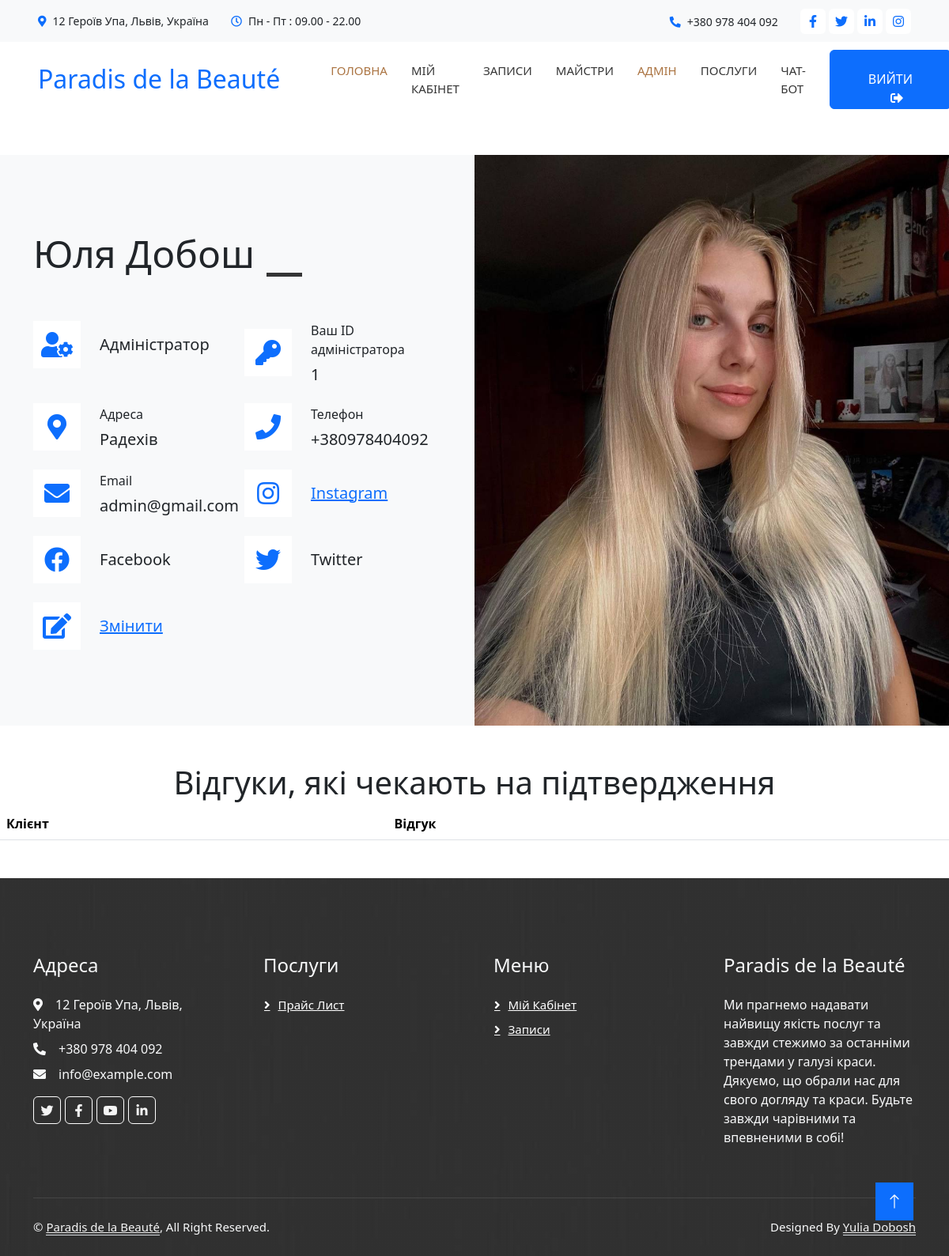
Screenshot of /profile (signed in) with the database file from the repository.
### paradis/models.py (models this page shows, shortened)
class Admin(models.Model):
    full_name = models.CharField(max_length=255)
    bio = models.TextField(blank=True, null=True)
    address = models.CharField(max_length=255)
    photo = models.FileField(upload_to="photos/", blank=True, null=True)
    phone_number = models.CharField(max_length=20)
    email = models.EmailField()
    instagram = models.CharField(max_length=255, blank=True, null=True)
    twitter = models.CharField(max_length=255, blank=True, null=True)
    facebook = models.CharField(max_length=255, blank=True, null=True)
    user = models.ForeignKey(User, on_delete=models.CASCADE)

### paradis/views.py (the view)
# urls.py: path("profile", views.profile, name="profile"),
@login_required
def profile(request):
    user = request.user
    is_client, is_master, is_admin = user_type(request)
    if is_client:
        _user = Client.objects.get(user=user)
        appointments = Appointment.objects.filter(client=_user)
    elif is_master:
        _user = Master.objects.get(user=user)
        appointments = Appointment.objects.filter(master=_user)
    elif is_admin:
        _user = Admin.objects.get(user=user)
        appointments = Appointment.objects.all()
    masters = Master.objects.all()
    reviews = Review.objects.all()
    context = {
        "s_user": _user,
        "is_client": is_client,
        "is_master": is_master,
        "is_admin": is_admin,
        "appointments": appointments,
        "masters": masters,
        "reviews": reviews
    }
    return render(request, "public/profile.html", context)

### paradis/views.py (called while the page is built)
def user_type(request):
    user = request.user
    is_client = False
    is_master = False
    is_admin = False
    if user.is_authenticated:
        try:
            _user = Client.objects.get(user=user)
            is_client = True
        except Client.DoesNotExist:
            try:
                _user = Master.objects.get(user=user)
                is_master = True
            except Master.DoesNotExist:
                try:
                    _user = Admin.objects.get(user=user)
                    is_admin = True
                except Admin.DoesNotExist:
                    return error(request, "User does not exist")
    return is_client, is_master, is_admin

### templates/public/profile.html (shortened to what this page needs)
{% extends 'public/template/public_template.html' %}
{% load static %}
{% block main %}
  <div class="container-fluid bg-light overflow-hidden my-5 px-lg-0">
    <div class="container feature px-lg-0">
      <div class="row g-0 mx-lg-0">
        <div class="col-lg-6 feature-text py-5 wow fadeIn" data-wow-delay="0.5s">
          <div class="p-lg-5 ps-lg-0">
            <div class="section-title text-start">
              <h1 class="display-5 mb-4">{{ s_user.full_name }}</h1>
            </div>
            {% if is_client == False %}
              <p class="mb-4 pb-2">{{ s_user.bio }}</p>
            {% endif %}
            <div class="row g-4">
              {% if is_client %}
                <div class="col-6">
                  <div class="d-flex align-items-center">
                    <div class="d-flex flex-shrink-0 align-items-center justify-content-center bg-white" style="width: 60px; height: 60px">
                      <i class="fas fa-user fa-2x text-primary"></i>
                    </div>
                    <div class="ms-4">
                      <h5 class="mb-0">Клієнт</h5>
                    </div>
                  </div>
                </div>
                <div class="col-6">
                  <div class="d-flex align-items-center">
                    <div class="d-flex flex-shrink-0 align-items-center justify-content-center bg-white" style="width: 60px; height: 60px">
                      <i class="fas fa-key fa-2x text-primary"></i>
                    </div>
                    <div class="ms-4">
                      <p class="mb-2">Ваш ID клієнта</p>
                      <h5 class="mb-0">{{ s_user.pk }}</h5>
                    </div>
                  </div>
                </div>
              {% else %}
                <div class="col-6">
                  <div class="d-flex align-items-center">
                    <div class="d-flex flex-shrink-0 align-items-center justify-content-center bg-white" style="width: 60px; height: 60px">
                      <i class="fas fa-user-cog fa-2x text-primary"></i>
                    </div>
                    <div class="ms-4">
                      <h5 class="mb-0">Адміністратор</h5>
                    </div>
                  </div>
                </div>
                <div class="col-6">
                  <div class="d-flex align-items-center">
                    <div class="d-flex flex-shrink-0 align-items-center justify-content-center bg-white" style="width: 60px; height: 60px">
                      <i class="fas fa-key fa-2x text-primary"></i>
                    </div>
                    <div class="ms-4">
                      <p class="mb-2">Ваш ID адміністратора</p>
                      <h5 class="mb-0">{{ s_user.pk }}</h5>
                    </div>
                  </div>
                </div>
              {% endif %}
              <div class="col-6">
                <div class="d-flex align-items-center">
                  <div class="d-flex flex-shrink-0 align-items-center justify-content-center bg-white" style="width: 60px; height: 60px">
                    <i class="fas fa-map-marker-alt fa-2x text-primary"></i>
                  </div>
                  <div class="ms-4">
                    <p class="mb-2">Адреса</p>
                    <h5 class="mb-0">{{ s_user.address }}</h5>
                  </div>
                </div>
              </div>
              <div class="col-6">
                <div class="d-flex align-items-center">
                  <div class="d-flex flex-shrink-0 align-items-center justify-content-center bg-white" style="width: 60px; height: 60px">
                    <i class="fas fa-phone fa-2x text-primary"></i>
                  </div>
                  <div class="ms-4">
                    <p class="mb-2">Телефон</p>
                    <h5 class="mb-0">{{ s_user.phone_number }}</h5>
                  </div>
                </div>
              </div>
              <div class="col-6">
                <div class="d-flex align-items-center">
                  <div class="d-flex flex-shrink-0 align-items-center justify-content-center bg-white" style="width: 60px; height: 60px">
                    <i class="fas fa-envelope fa-2x text-primary"></i>
                  </div>
                  <div class="ms-4">
                    <p class="mb-2">Email</p>
                    <h5 class="mb-0">{{ s_user.email }}</h5>
                  </div>
                </div>
              </div>
              {% if is_client == False %}
                <div class="col-6">
                  <div class="d-flex align-items-center">
                    <div class="d-flex flex-shrink-0 align-items-center justify-content-center bg-white" style="width: 60px; height: 60px">
                      <i class="fab fa-instagram fa-2x text-primary"></i>
                    </div>
                    <div class="ms-4">
                      {% if s_user.instagram %}
                        <h5 class="mb-0"><a href="{{ s_user.instagram }}">Instagram</a></h5>
                      {% else %}
                        <h5 class="mb-0">Instagram</h5>
                      {% endif %}
                    </div>
                  </div>
                </div>
                <div class="col-6">
                  <div class="d-flex align-items-center">
                    <div class="d-flex flex-shrink-0 align-items-center justify-content-center bg-white" style="width: 60px; height: 60px">
                      <i class="fab fa-facebook fa-2x text-primary"></i>
                    </div>
                    <div class="ms-4">
                      {% if s_user.facebook %}
                        <h5 class="mb-0"><a href="{{ s_user.facebook }}">Facebook</a></h5>
                      {% else %}
                        <h5 class="mb-0">Facebook</h5>
                      {% endif %}
                    </div>
                  </div>
                </div>
                <div class="col-6">
                  <div class="d-flex align-items-center">
                    <div class="d-flex flex-shrink-0 align-items-center justify-content-center bg-white" style="width: 60px; height: 60px">
                      <i class="fab fa-twitter fa-2x text-primary"></i>
                    </div>
                    <div class="ms-4">
                      {% if s_user.twitter %}
                        <h5 class="mb-0"><a href="{{ s_user.twitter }}">Twitter</a></h5>
                      {% else %}
                        <h5 class="mb-0">Twitter</h5>
                      {% endif %}
                    </div>
                  </div>
                </div>
              {% endif %}
              <div class="col-6" align="center">
                <div class="d-flex align-items-center">
                  <div class="d-flex flex-shrink-0 align-items-center justify-content-center bg-white" style="width: 60px; height: 60px">
                    <i class="fas fa-edit fa-2x text-primary"></i>
                  </div>
                  <div class="ms-4">
                    {% if is_client %}
                      <h5 class="mb-0"><a href="{% url 'edit' object_type='client' object_id=s_user.pk %}">Змінити</a></h5>
                    {% elif is_master %}
                      <h5 class="mb-0"><a href="{% url 'edit' object_type='master' object_id=s_user.pk %}">Змінити</a></h5>
                    {% else %}
                      <h5 class="mb-0"><a href="{% url 'edit' object_type='admin' object_id=s_user.pk %}">Змінити</a></h5>
                    {% endif %}
                  </div>
                </div>
              </div>
            </div>
          </div>
        </div>
        <div class="col-lg-6 pe-lg-0" style="min-height: 400px">
          <div class="position-relative h-100">
            {% if s_user.photo %}
              <img class="position-absolute img-fluid w-100 h-100" src="{{ s_user.photo.url }}" style="object-fit: cover" alt="" />
            {% else %}
              <img class="position-absolute img-fluid w-100 h-100" src="https://cdn-icons-png.flaticon.com/512/219/219969.png" style="object-fit: cover" alt="" />
            {% endif %}
          </div>
        </div>
      </div>
    </div>
  </div>
  {% if is_admin %}
    <h1 align="center" class="my-h">Відгуки, які чекають на підтвердження</h1>
    <table class="table">
      <thead>
        <tr>
          <th>Клієнт</th>
          <th>Відгук</th>
          <th></th>
          <th></th>
        </tr>
      </thead>
    </table>
  {% endif %}
{% endblock %}

### static/assets/css/style.css (style rules this page uses)
:root { --primary: #AB7442; --light: #F5F5F5; --dark: #353535; }
.section-title h1 { position: relative; display: inline-block; padding: 0 60px; }
.section-title.text-start h1 { padding-left: 0; }
.section-title h1::before, .section-title h1::after { position: absolute; content: ""; width: 45px; height: 5px; bottom: 0; background: var(--dark); }
.section-title h1::before { left: 0; }
.section-title h1::after { right: 0; }
.section-title.text-start h1::before { display: none; }
@media (min-width: 992px) { .container.feature { max-width: 100% !important; } }
@media (min-width: 992px) { .feature-text { padding-left: calc(((100% - 960px) / 2) + .75rem); } }
@media (min-width: 1200px) { .feature-text { padding-left: calc(((100% - 1140px) / 2) + .75rem); } }

### rows the page displays
Admin: full_name "Юля Добош", pk "1", address "Радехів", phone_number "+380978404092", email "admin@gmail.com", photo (picture)
